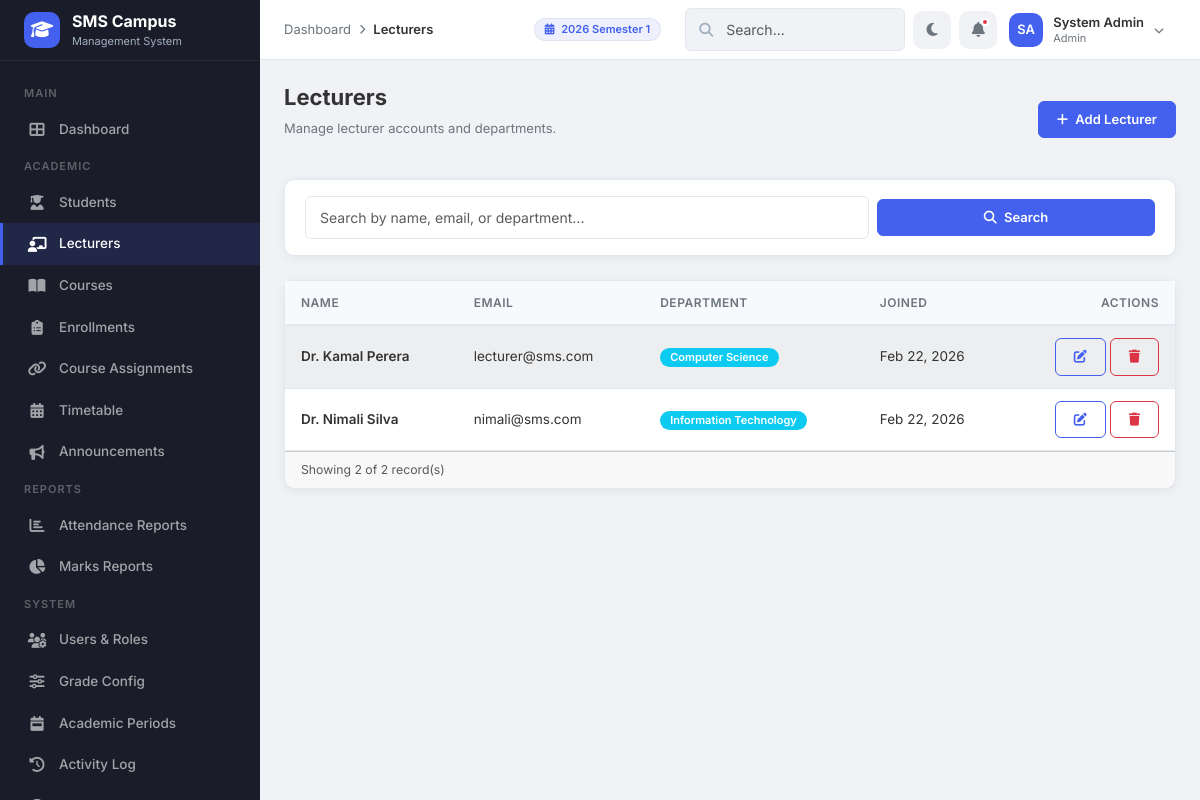
Screenshot of /modules/lecturers/index.php (signed in) with the database file from the repository.
### tables this page shows
CREATE TABLE IF NOT EXISTS `academic_periods` (
    `period_id`  INT(11)      NOT NULL AUTO_INCREMENT,
    `name`       VARCHAR(100) NOT NULL,
    `start_date` DATE         NOT NULL,
    `end_date`   DATE         NOT NULL,
    `is_current` TINYINT(1)   NOT NULL DEFAULT 0,
    PRIMARY KEY (`period_id`)
);

CREATE TABLE IF NOT EXISTS `lecturers` (
    `lecturer_id` INT(11)      NOT NULL AUTO_INCREMENT,
    `user_id`     INT(11)      NOT NULL,
    `department`  VARCHAR(100) NOT NULL,
    PRIMARY KEY (`lecturer_id`),
    KEY `fk_lecturers_user` (`user_id`),
    CONSTRAINT `fk_lecturers_user` FOREIGN KEY (`user_id`) REFERENCES `users` (`id`) ON DELETE CASCADE
);

CREATE TABLE IF NOT EXISTS `users` (
    `id`         INT(11)      NOT NULL AUTO_INCREMENT,
    `full_name`  VARCHAR(100) NOT NULL,
    `email`      VARCHAR(100) NOT NULL,
    `password`   VARCHAR(255) NOT NULL,
    `role`       ENUM('admin','lecturer','student') NOT NULL DEFAULT 'student',
    `created_at` TIMESTAMP    NOT NULL DEFAULT CURRENT_TIMESTAMP,
    PRIMARY KEY (`id`),
    UNIQUE KEY `uk_users_email` (`email`)
);

### includes/helpers.php (called while the page is built, shortened)
<?php
function e($value) {
    return htmlspecialchars($value ?? '', ENT_QUOTES, 'UTF-8');
}
function paginate($pdo, $sql, $params = [], $page = 1, $perPage = 15) {
    $page = max(1, (int)$page);
    $countSql = "SELECT COUNT(*) FROM (" . $sql . ") as count_tbl";
    $stmt = $pdo->prepare($countSql);
    $stmt->execute($params);
    $total = (int)$stmt->fetchColumn();
    $pages = max(1, ceil($total / $perPage));
    $page  = min($page, $pages);
    $offset = ($page - 1) * $perPage;
    $stmt = $pdo->prepare($sql . " LIMIT $perPage OFFSET $offset");
    $stmt->execute($params);
    $items = $stmt->fetchAll();
    return [
        'items'   => $items,
        'total'   => $total,
        'pages'   => $pages,
        'page'    => $page,
        'perPage' => $perPage
    ];
}
?>

### modules/lecturers/index.php (the view, shortened to what this page needs)
<?php
require_once '../../includes/helpers.php';
require_once '../../config/db.php';
$search = trim($_GET['search'] ?? '');
$page = isset($_GET['page']) ? (int)$_GET['page'] : 1;
$perPage = 10;
$sql = "SELECT l.lecturer_id, l.department, u.id as user_id, u.full_name, u.email, u.created_at
        FROM lecturers l
        JOIN users u ON l.user_id = u.id";
$params = [];
$sql .= " ORDER BY u.full_name";
$paginated = paginate($pdo, $sql, $params, $page, $perPage);
$lecturers = $paginated['items'];
$totalRecords = $paginated['total'];
$breadcrumbs = [
    ['label' => 'Dashboard', 'url' => '../../dashboards/admin_dashboard.php'],
    ['label' => 'Lecturers']
];
require_once '../../includes/header.php';
?>
<div class="page-header">
    <div><h1>Lecturers</h1><p>Manage lecturer accounts and departments.</p></div>
    <a href="create.php" class="btn btn-primary"><i class="fas fa-plus me-1"></i> Add Lecturer</a>
</div>
<div class="card mb-4">
    <div class="card-body py-3">
        <form method="GET" class="row g-2 align-items-center">
            <div class="col-md-8">
                <input type="text" class="form-control" name="search" placeholder="Search by name, email, or department..." value="<?php echo e($search); ?>">
            </div>
            <div class="col-md-4 d-flex gap-2">
                <button type="submit" class="btn btn-primary flex-fill"><i class="fas fa-search me-1"></i> Search</button>
            </div>
        </form>
    </div>
</div>
<div class="card table-card">
    <div class="table-responsive">
        <table class="table table-striped table-hover mb-0">
            <thead><tr><th>Name</th><th>Email</th><th>Department</th><th>Joined</th><th class="text-end">Actions</th></tr></thead>
            <tbody>
                <?php if (count($lecturers) > 0): ?>
                    <?php foreach ($lecturers as $l): ?>
                    <tr>
                        <td class="fw-600"><?php echo e($l['full_name']); ?></td>
                        <td><?php echo e($l['email']); ?></td>
                        <td><span class="badge bg-info"><?php echo e($l['department'] ?? '—'); ?></span></td>
                        <td><?php echo date('M d, Y', strtotime($l['created_at'])); ?></td>
                        <td class="text-end">
                            <a href="edit.php?id=<?php echo $l['lecturer_id']; ?>" class="btn btn-sm btn-outline-primary" title="Edit"><i class="fas fa-edit"></i></a>
                            <form method="POST" class="d-inline" onsubmit="return confirm('Delete this lecturer? This cannot be undone.');">
                                <button type="submit" class="btn btn-sm btn-outline-danger" title="Delete"><i class="fas fa-trash"></i></button>
                            </form>
                        </td>
                    </tr>
                    <?php endforeach; ?>
                <?php endif; ?>
            </tbody>
        </table>
    </div>
    <?php if ($totalRecords > 0): ?>
    <div class="card-footer d-flex justify-content-between align-items-center">
        <small class="text-muted">Showing <?php echo count($lecturers); ?> of <?php echo $totalRecords; ?> record(s)</small>
    </div>
    <?php endif; ?>
</div>
<?php require_once '../../includes/footer.php'; ?>

### includes/header.php (shortened to what this page needs)
<?php
if (!isset($hideSearch))   $hideSearch  = false;
if (!isset($isLoginPage)) $isLoginPage = false;
$_scriptPath = $_SERVER['SCRIPT_NAME'];
if (strpos($_scriptPath, '/dashboards/') !== false) {
    $assetBase = '../assets/';
} elseif (strpos($_scriptPath, '/modules/') !== false) {
    $assetBase = '../../assets/';
} else {
    $assetBase = 'assets/';
}
if (strpos($_scriptPath, '/dashboards/') !== false) {
    $includeBase = '../includes/';
} elseif (strpos($_scriptPath, '/modules/') !== false) {
    $includeBase = '../../includes/';
} else {
    $includeBase = 'includes/';
}
$userName   = $_SESSION['full_name'] ?? 'User';
$userRole   = $_SESSION['role'] ?? 'guest';
$nameParts  = explode(' ', $userName);
$_initials  = strtoupper(substr($nameParts[0], 0, 1));
if (count($nameParts) > 1) {
    $_initials .= strtoupper(substr(end($nameParts), 0, 1));
}
?>
<!DOCTYPE html>
<html lang="en">
<head>
    <link href="https://cdn.jsdelivr.net/npm/bootstrap@5.3.3/dist/css/bootstrap.min.css" rel="stylesheet">
    <link href="https://cdnjs.cloudflare.com/ajax/libs/font-awesome/6.5.1/css/all.min.css" rel="stylesheet">
    <link href="<?php echo $assetBase; ?>css/style.css" rel="stylesheet">
</head>
<body class="<?php echo $isLoginPage ? 'login-body' : ''; ?>">
<?php if (!$isLoginPage): ?>
    <?php require_once $includeBase . 'sidebar.php'; ?>
    <header class="topbar">
        <div class="topbar-left">
            <?php if (!empty($breadcrumbs)): ?>
            <div class="breadcrumb-nav">
                <?php foreach ($breadcrumbs as $i => $crumb): ?>
                    <?php if ($i > 0): ?><span class="separator"><i class="fas fa-chevron-right"></i></span><?php endif; ?>
                    <?php if (isset($crumb['url'])): ?>
                        <a href="<?php echo $crumb['url']; ?>"><?php echo htmlspecialchars($crumb['label']); ?></a>
                    <?php else: ?>
                        <span class="current"><?php echo htmlspecialchars($crumb['label']); ?></span>
                    <?php endif; ?>
                <?php endforeach; ?>
            </div>
            <?php endif; ?>
        </div>
        <div class="topbar-right">
            <div class="d-none d-md-flex align-items-center me-3" style="font-size: 13px;">
                <?php
                $currentPeriodName = 'No Active Period';
                if (isset($pdo)) {
                    try {
                        $cpStmt = $pdo->query("SELECT name FROM academic_periods WHERE is_current = 1 LIMIT 1");
                        if ($cp = $cpStmt->fetch()) {
                            $currentPeriodName = $cp['name'];
                        }
                    } catch (PDOException $e) {}
                }
                ?>
                <span class="badge" style="background:var(--primary-light); color:var(--primary); padding: 5px 10px; border: 1px solid rgba(0,0,0,0.05);"><i class="fas fa-calendar-alt me-1"></i> <?php echo htmlspecialchars($currentPeriodName); ?></span>
            </div>
            <?php if (!$hideSearch): ?>
            <div class="search-box d-none d-md-block" style="width:220px;">
                <i class="fas fa-search"></i>
                <input type="text" class="form-control form-control-sm" placeholder="Search...">
            </div>
            <?php endif; ?>
            <button class="topbar-icon-btn" id="darkModeToggle" title="Toggle Dark Mode">
                <i class="fas fa-moon"></i>
            </button>
            <button class="topbar-icon-btn" title="Notifications">
                <i class="fas fa-bell"></i>
                <span class="notification-dot"></span>
            </button>
            <div class="dropdown">
                <div class="user-dropdown" data-bs-toggle="dropdown" aria-expanded="false">
                    <div class="avatar-sm"><?php echo $_initials; ?></div>
                    <div class="user-meta d-none d-sm-block">
                        <div class="name"><?php echo htmlspecialchars($userName); ?></div>
                        <div class="role"><?php echo ucfirst($userRole); ?></div>
                    </div>
                    <i class="fas fa-chevron-down" style="font-size:10px; color:var(--text-muted);"></i>
                </div>
            </div>
        </div>
    </header>
    <main class="main-content">
<?php endif; ?>

### rows the page displays
academic_periods: name "2026 Semester 1"
lecturers: user.full_name "Dr. Kamal Perera", user.email "lecturer@sms.com", department "Computer Science", user.created_at "Feb 22, 2026"
lecturers: user.full_name "Dr. Nimali Silva", user.email "nimali@sms.com", department "Information Technology", user.created_at "Feb 22, 2026"

### other values shown
$crumb['label'] "Dashboard"
$crumb['label'] "Lecturers"
$_initials "SA"
$userName "System Admin"
$userRole "Admin"
count($lecturers) "2"
$totalRecords "2"
